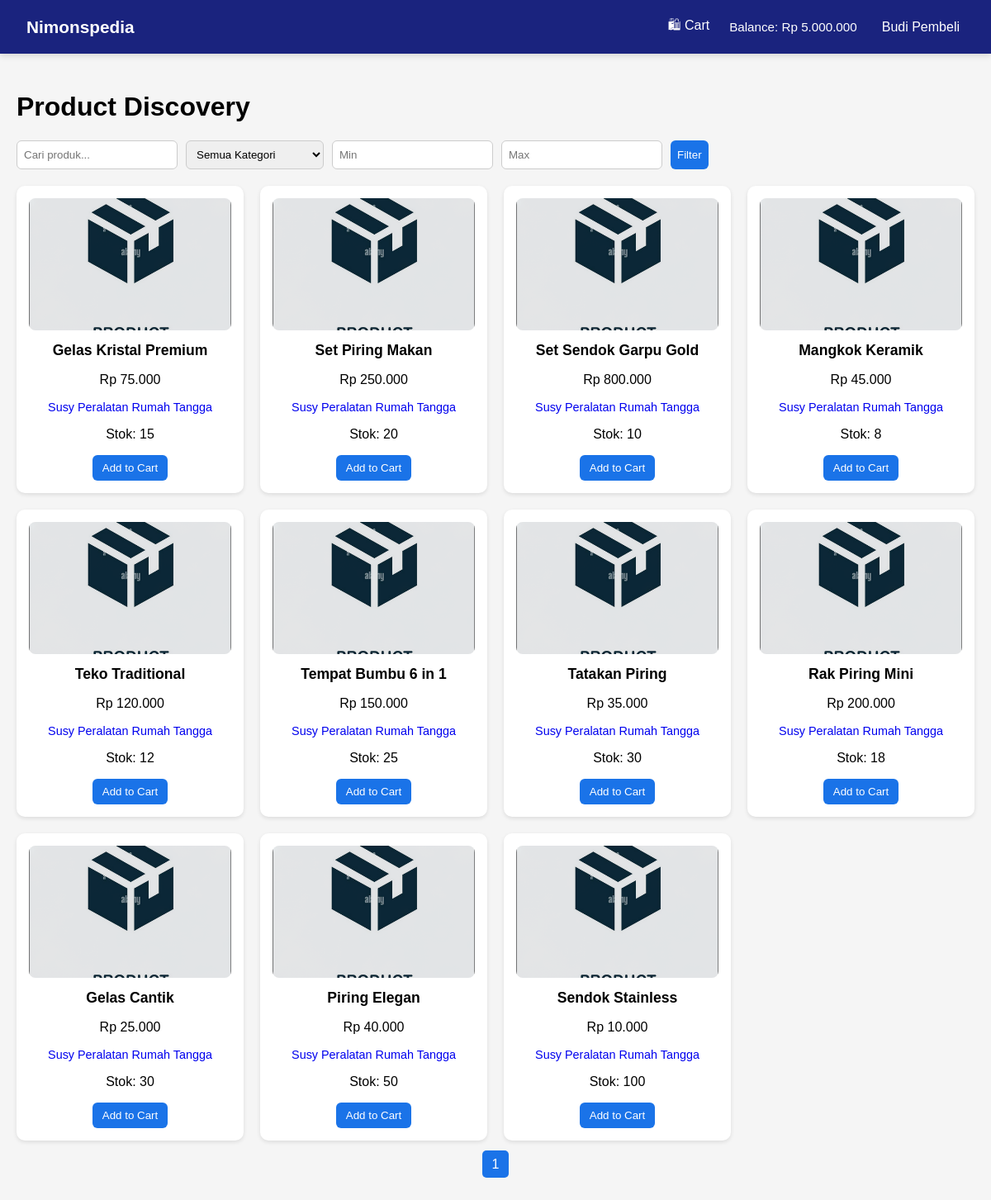
The page /php/src/public/buyer/dashboard.php (signed in) on the database its author committed.
### tables this page shows
CREATE TABLE IF NOT EXISTS products (
    product_id INT AUTO_INCREMENT PRIMARY KEY,
    store_id INT NOT NULL,
    product_name VARCHAR(255) NOT NULL,
    description TEXT,
    price INT NOT NULL,
    stock INT DEFAULT 0,
    main_image_path VARCHAR(255),
    created_at DATETIME DEFAULT CURRENT_TIMESTAMP,
    updated_at DATETIME DEFAULT CURRENT_TIMESTAMP ON UPDATE CURRENT_TIMESTAMP,
    deleted_at DATETIME DEFAULT NULL,
    FOREIGN KEY (store_id) REFERENCES stores(store_id)
);

CREATE TABLE IF NOT EXISTS stores (
    store_id INT AUTO_INCREMENT PRIMARY KEY,
    user_id INT NOT NULL UNIQUE,
    store_name VARCHAR(255) NOT NULL UNIQUE,
    store_description TEXT,
    store_logo_path VARCHAR(255),
    balance INT DEFAULT 0,
    created_at DATETIME DEFAULT CURRENT_TIMESTAMP,
    updated_at DATETIME DEFAULT CURRENT_TIMESTAMP ON UPDATE CURRENT_TIMESTAMP,
    FOREIGN KEY (user_id) REFERENCES users(user_id)
);

### php/src/app/controllers/buyerController.php (called while the page is built, shortened)
<?php
require_once(__DIR__ . '/../models/product.php');
require_once(__DIR__ . '/../models/user.php');
class BuyerController {
    private $conn;
    public function __construct($db) {
        $this->conn = $db;
    }
    public function getDashboardData($buyerId, $filters = [], $page = 1, $perPage = 12) {
        $productModel = new Product($this->conn);
        $userModel = new User($this->conn);
        $data = $productModel->getFilteredProducts($filters, $page, $perPage);
        $products = $data['products'];
        foreach ($products as $p) {
            $imgPath = $_SERVER['DOCUMENT_ROOT'] . $p['main_image_path'];
            if (empty($p['main_image_path']) || !file_exists($imgPath)) {
                $p['main_image_path'] = '/assets/images/default.png';
            }
            $finalProducts[] = $p;
        }
        $products = $finalProducts ?? [];
        return [
            'user'       => $buyerId ? $userModel->findById($buyerId) : null,
            'products'   => $products,
            'totalPages' => $data['totalPages'],
            'categories' => $productModel->getAllCategories()
        ];
    }
}

### php/src/app/models/product.php (called while the page is built, shortened)
<?php
class Product {
    private $conn;
    public function __construct($conn) {
        $this->conn = $conn;
    }
    public function getFilteredProducts(array $filters = [], int $page = 1, int $perPage = 12): array {
        $where = ["p.deleted_at IS NULL"];
        $join = "INNER JOIN stores s ON p.store_id = s.store_id";
        $whereSQL = implode(' AND ', $where);
        $sql = "SELECT p.*, s.store_name, s.store_logo_path
                FROM products p
                $join
                WHERE $whereSQL
                ORDER BY p.created_at DESC";
        $result = paginate($this->conn, $sql, $perPage, $page);
        $totalPages = getTotalPages($this->conn, "($sql) AS sub", $perPage);
        return [
            'products' => $result,
            'totalPages' => $totalPages
        ];
    }
    public function getAllCategories(): array {
        $catRes = $this->conn->query("SELECT * FROM categories ORDER BY name ASC");
        $categories = [];
        while ($row = $catRes->fetch_assoc()) {
            $categories[] = $row['name'];
        }
        return $categories;
    }
}

### php/src/app/utils/pagination.php (called while the page is built)
<?php
function paginate($conn, $query, $perPage = 10, $page = 1) {
    $offset = ($page - 1) * $perPage;
    $result = $conn->query("$query LIMIT $offset, $perPage");
    return $result;
}
function getTotalPages($conn, $table, $perPage = 10) {
    $res = $conn->query("SELECT COUNT(*) as total FROM $table");
    $row = $res->fetch_assoc();
    return ceil($row['total'] / $perPage);
}
?>

### php/src/app/models/user.php (called while the page is built, shortened)
<?php
class User {
    private mysqli $conn;
    private string $table = "users";
    public function __construct(mysqli $db) {
        $this->conn = $db;
    }
    public function findById($id): ?array {
        $query = "SELECT * FROM {$this->table} WHERE user_id = ?";
        $stmt = $this->conn->prepare($query);
        $stmt->bind_param("i", $id);
        $stmt->execute();
        $result = $stmt->get_result();
        return $result->fetch_assoc() ?: null;
    }
}

### php/src/public/buyer/dashboard.php (the view, shortened to what this page needs)
<?php
require_once(__DIR__ . '/../../app/config/db.php');
require_once(__DIR__ . '/../../app/utils/pagination.php');
require_once(__DIR__ . '/../../app/models/product.php');
require_once(__DIR__ . '/../../app/controllers/buyerController.php');
$buyerId = $_SESSION['user_id'] ?? null;
$controller = new BuyerController($conn);
$filters = [
    'category' => $_GET['category'] ?? '',
    'search' => $_GET['search'] ?? '',
    'min_price' => $_GET['min_price'] ?? '',
    'max_price' => $_GET['max_price'] ?? ''
];
$page = isset($_GET['page']) ? max((int)$_GET['page'], 1) : 1;
$perPage = 12;
$data = $controller->getDashboardData($buyerId, $filters, $page, $perPage);
$products = $data['products'];
$totalPages = $data['totalPages'];
?>
<!DOCTYPE html>
<html lang="en">
  <head>
    <link rel="stylesheet" href="../assets/css/buyerDashboard.css">
  </head>
  <body>
  <?php include_once(__DIR__ . '/../../app/components/navbar.php'); ?>
    <div class="container">
      <h1>Product Discovery</h1>
      <div class="filters">
        <input type="text" id="search" placeholder="Cari produk..." value="<?= htmlspecialchars($_GET['search'] ?? '') ?>">
        <select id="category">
          <option value="">Semua Kategori</option>
        </select>
        <input type="number" id="min_price" placeholder="Min" value="<?= htmlspecialchars($_GET['min_price'] ?? '') ?>">
        <input type="number" id="max_price" placeholder="Max" value="<?= htmlspecialchars($_GET['max_price'] ?? '') ?>">
        <button id="filter-btn">Filter</button>
      </div>
      <div class="product-grid" id="product-grid">
      <?php if (empty($products)): ?>
        <p class="empty-state">Produk tidak ditemukan.</p>
      <?php else: ?>
        <?php foreach ($products as $p):
          $outOfStock = $p['stock'] == 0;
        ?>
        <div class="product-card <?= $outOfStock ? 'out-of-stock' : '' ?>">
            <a href="/buyer/product.php?id=<?= (int)$p['product_id'] ?>">
              <img loading="lazy"
                  src="<?= htmlspecialchars($p['main_image_path']) ?>"
                  alt="Product Image">
            </a>
            <h3><a href="/buyer/product.php?id=<?= (int)$p['product_id'] ?>" style="text-decoration:none;color:inherit;">
              <?= htmlspecialchars($p['product_name']) ?>
            </a></h3>
            <p>Rp <?= number_format($p['price'], 0, ',', '.') ?></p>
            <p class="seller-name">
              <a href="/store/detail.php?id=<?= (int)$p['store_id'] ?>" style="text-decoration:none;">
                <?= htmlspecialchars($p['store_name'] ?? 'Toko Tidak Diketahui') ?>
              </a>
            </p>
            <p class="stock-info">
                <?= $outOfStock ? 'Stok Habis' : 'Stok: ' . htmlspecialchars($p['stock']) ?>
            </p>
            <?php if (!$outOfStock && $role === 'BUYER'): ?>
              <form action="/buyer/cart.php?action=add" method="POST">
                <button type="submit" class="btn">Add to Cart</button>
              </form>
            <?php elseif ($outOfStock): ?>
              <span class="stock-label">Stok Habis</span>
            <?php else: ?>
              <a href="/authentication/login.php" class="btn btn-secondary">Login untuk membeli</a>
            <?php endif; ?>
        </div>
        <?php endforeach; ?>
      <?php endif; ?>
      </div>
      <div class="pagination">
        <?php for ($i = 1; $i <= $totalPages; $i++): ?>
          <a href="?<?= http_build_query(array_merge($_GET, ['page'=>$i])) ?>" class="<?= $i == $page ? 'active' : '' ?>"><?= $i ?></a>
        <?php endfor; ?>
      </div>
    </div>
  </body>
</html>

### php/src/public/assets/css/buyerDashboard.css (style rules this page uses)
body { font-family: Arial, sans-serif; background-color: #f5f5f5; margin: 0; padding: 0; }
.container { max-width: 1200px; margin: 0 auto; padding: 20px; }
.filters { display: flex; flex-wrap: wrap; gap: 10px; margin-bottom: 20px; }
.filters input, .filters select, .filters button { padding: 8px; border-radius: 6px; border: 1px solid #ccc; }
.filters button { background-color: #1a73e8; color: white; border: none; cursor: pointer; }
.product-grid { display: grid; grid-template-columns: repeat(auto-fit, minmax(220px, 1fr)); gap: 20px; }
.product-card { background: white; border-radius: 10px; padding: 15px; text-align: center; box-shadow: 0 2px 5px rgba(0,0,0,0.1); position: relative; }
.product-card img { width: 100%; height: 160px; object-fit: cover; border-radius: 8px; }
.product-card h3 { font-size: 1.1em; margin: 10px 0; }
.product-card .seller-name { font-size: 0.9em; color: #666; margin-bottom: 10px; }
.product-card button, .product-card a.btn { background-color: #1a73e8; color: white; border: none; padding: 8px 12px; border-radius: 6px; cursor: pointer; text-decoration: none; }
.pagination { text-align: center; margin: 20px 0; }
.pagination a { margin: 0 5px; padding: 8px 12px; border-radius: 5px; text-decoration: none; background: #ddd; color: #333; }
.pagination a.active { background: #1a73e8; color: white; }

### php/src/public/assets/css/navbar.css (style rules this page uses)
body { margin: 0; padding-top: 70px; }

### rows shown on the page
products: product_name "Gelas Kristal Premium", price "75.000", store.store_name "Susy Peralatan Rumah Tangga", stock "15"
products: product_name "Set Piring Makan", price "250.000", store.store_name "Susy Peralatan Rumah Tangga", stock "20"
products: product_name "Set Sendok Garpu Gold", price "800.000", store.store_name "Susy Peralatan Rumah Tangga", stock "10"
products: product_name "Mangkok Keramik", price "45.000", store.store_name "Susy Peralatan Rumah Tangga", stock "8"
products: product_name "Teko Traditional", price "120.000", store.store_name "Susy Peralatan Rumah Tangga", stock "12"
products: product_name "Tempat Bumbu 6 in 1", price "150.000", store.store_name "Susy Peralatan Rumah Tangga", stock "25"
products: product_name "Tatakan Piring", price "35.000", store.store_name "Susy Peralatan Rumah Tangga", stock "30"
products: product_name "Rak Piring Mini", price "200.000", store.store_name "Susy Peralatan Rumah Tangga", stock "18"
products: product_name "Gelas Cantik", price "25.000", store.store_name "Susy Peralatan Rumah Tangga", stock "30"
products: product_name "Piring Elegan", price "40.000", store.store_name "Susy Peralatan Rumah Tangga", stock "50"
products: product_name "Sendok Stainless", price "10.000", store.store_name "Susy Peralatan Rumah Tangga", stock "100"

### other values the page prints
$balance "5.000.000"
$name "Budi Pembeli"
